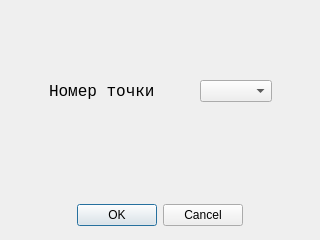
<?xml version="1.0" encoding="UTF-8"?>
<ui version="4.0">
 <class>DialogSignal</class>
 <widget class="QDialog" name="DialogSignal">
  <property name="geometry">
   <rect>
    <x>0</x>
    <y>0</y>
    <width>320</width>
    <height>240</height>
   </rect>
  </property>
  <property name="minimumSize">
   <size>
    <width>320</width>
    <height>240</height>
   </size>
  </property>
  <property name="maximumSize">
   <size>
    <width>320</width>
    <height>240</height>
   </size>
  </property>
  <property name="windowTitle">
   <string>Dialog</string>
  </property>
  <widget class="QDialogButtonBox" name="buttonBox">
   <property name="geometry">
    <rect>
     <x>10</x>
     <y>200</y>
     <width>300</width>
     <height>30</height>
    </rect>
   </property>
   <property name="orientation">
    <enum>Qt::Horizontal</enum>
   </property>
   <property name="standardButtons">
    <set>QDialogButtonBox::Cancel|QDialogButtonBox::Ok</set>
   </property>
   <property name="centerButtons">
    <bool>true</bool>
   </property>
  </widget>
  <widget class="QWidget" name="">
   <property name="geometry">
    <rect>
     <x>10</x>
     <y>80</y>
     <width>301</width>
     <height>22</height>
    </rect>
   </property>
   <layout class="QHBoxLayout" name="horizontalLayout">
    <item>
     <spacer name="horizontalSpacer_2">
      <property name="orientation">
       <enum>Qt::Horizontal</enum>
      </property>
      <property name="sizeHint" stdset="0">
       <size>
        <width>40</width>
        <height>20</height>
       </size>
      </property>
     </spacer>
    </item>
    <item>
     <widget class="QLabel" name="label">
      <property name="font">
       <font>
        <family>Consolas</family>
        <pointsize>12</pointsize>
       </font>
      </property>
      <property name="text">
       <string>Номер точки</string>
      </property>
     </widget>
    </item>
    <item>
     <spacer name="horizontalSpacer_3">
      <property name="orientation">
       <enum>Qt::Horizontal</enum>
      </property>
      <property name="sizeHint" stdset="0">
       <size>
        <width>40</width>
        <height>20</height>
       </size>
      </property>
     </spacer>
    </item>
    <item>
     <widget class="QComboBox" name="list_channels"/>
    </item>
    <item>
     <spacer name="horizontalSpacer">
      <property name="orientation">
       <enum>Qt::Horizontal</enum>
      </property>
      <property name="sizeHint" stdset="0">
       <size>
        <width>40</width>
        <height>20</height>
       </size>
      </property>
     </spacer>
    </item>
   </layout>
  </widget>
 </widget>
 <resources/>
 <connections>
  <connection>
   <sender>buttonBox</sender>
   <signal>accepted()</signal>
   <receiver>DialogSignal</receiver>
   <slot>accept()</slot>
   <hints>
    <hint type="sourcelabel">
     <x>248</x>
     <y>254</y>
    </hint>
    <hint type="destinationlabel">
     <x>157</x>
     <y>274</y>
    </hint>
   </hints>
  </connection>
  <connection>
   <sender>buttonBox</sender>
   <signal>rejected()</signal>
   <receiver>DialogSignal</receiver>
   <slot>reject()</slot>
   <hints>
    <hint type="sourcelabel">
     <x>316</x>
     <y>260</y>
    </hint>
    <hint type="destinationlabel">
     <x>286</x>
     <y>274</y>
    </hint>
   </hints>
  </connection>
 </connections>
</ui>
